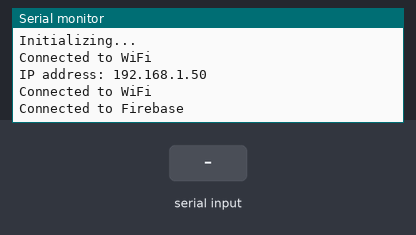
Simulated run of this sketch. Board: ESP8266 (NodeMCU). Parts: the last lines printed to the serial monitor. The test bench sets the inputs (shaded band). WiFi joins after 1.5 s; servers stay silent unless stated.

Above: at 4.7 s.
4.8 s: "SwitchesOn:\n" received over Serial
At 6.3 s:
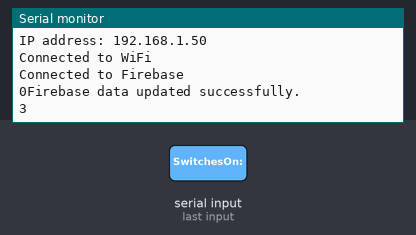
7.1 s: "SwitchesOn:90\n" received over Serial
At 9.0 s:
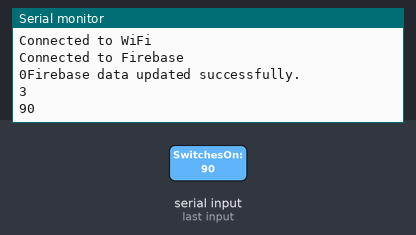

The sketch:

Flood.ino
```cpp
#include <FirebaseESP8266.h>
#include <ESP8266WiFi.h>
#include <SoftwareSerial.h>
#include <vector>
#include "connection.h"

FirebaseData firebaseData;

int floodHeight = 0;
int previousFloodHeight = -1;


void setup() {
  Serial.begin(115200);

  Serial.println("Initializing...");
  connectToWiFi();
  Serial.println("Connected to WiFi");
  connectToFirebase();
  Serial.println("Connected to Firebase");

  delay(2000);
}

void loop() {


  if (Serial.available() > 0) {
    String data = Serial.readStringUntil('\n');


    // Process the received data
    if (data.startsWith("SwitchesOn:")) {
      int tot = data.substring(11).toInt(); // Extract the value after the prefix

      Serial.print(tot);

      // Update water level based on the received value
      if (tot == 3) {
        floodHeight = 0;
      } else if (tot == 2) {
        floodHeight = 1;
      } else if (tot == 1) {
        floodHeight = 2;
      } else {
        floodHeight = 3;
      }

      if (floodHeight != previousFloodHeight) {
        // The flood height has changed, update and send SMS
        if (Firebase.setInt(firebaseData, "/FloodUpdate/height", floodHeight)) {
          Serial.println("Firebase data updated successfully.");
          Serial.println(floodHeight);
        } else {
          Serial.println("Failed to update Firebase data.");
          Serial.println("Reason: " + firebaseData.errorReason());
        }
        previousFloodHeight = floodHeight;  // Update the previous flood height
      }
    }
  }

  delay(1000);
}
```

connection.h
```cpp
#ifndef FIREBASE_CONNECTION_H
#define FIREBASE_CONNECTION_H

#include <ESP8266WiFi.h>
#include <FirebaseESP8266.h>
#include <WiFiManager.h> // Include the WiFiManager library


#define FIREBASE_HOST "https://floodwebapp-default-rtdb.firebaseio.com/"
#define FIREBASE_AUTH "c11EjIxvtvNPjR0NLPAo2a0VMI3RXdK3URrrSfxM"

// Forward declaration
void saveConfigCallback();

void connectToWiFi() {
  // Create an instance of WiFiManager
  WiFiManager wifiManager;


  // Set callback functions to handle saving custom parameters
  wifiManager.setSaveConfigCallback(saveConfigCallback);

  // Try to connect to previously saved WiFi credentials
  if (!wifiManager.autoConnect()) {
    // Reset and try again
    ESP.reset();
    delay(5000);
  }


  // If connected, print the assigned IP address
  Serial.println("Connected to WiFi");
  Serial.print("IP address: ");
  Serial.println(WiFi.localIP());
}


void connectToFirebase() {
  Firebase.begin(FIREBASE_HOST, FIREBASE_AUTH);
  Firebase.reconnectWiFi(true);


}

void saveConfigCallback() {
  // Called when WiFiManager enters configuration mode to save custom parameters
  Serial.println("Configuring WiFi...");
  // You can add custom logic here to save the WiFi credentials to EEPROM or any other storage
}


#endif
```

Measured:
- after the input at 4.8 s, the serial monitor: prints a new line after 0.71 s (image 1)
- after the input at 7.1 s, the serial monitor: prints a new line after 0.56 s (image 2)
